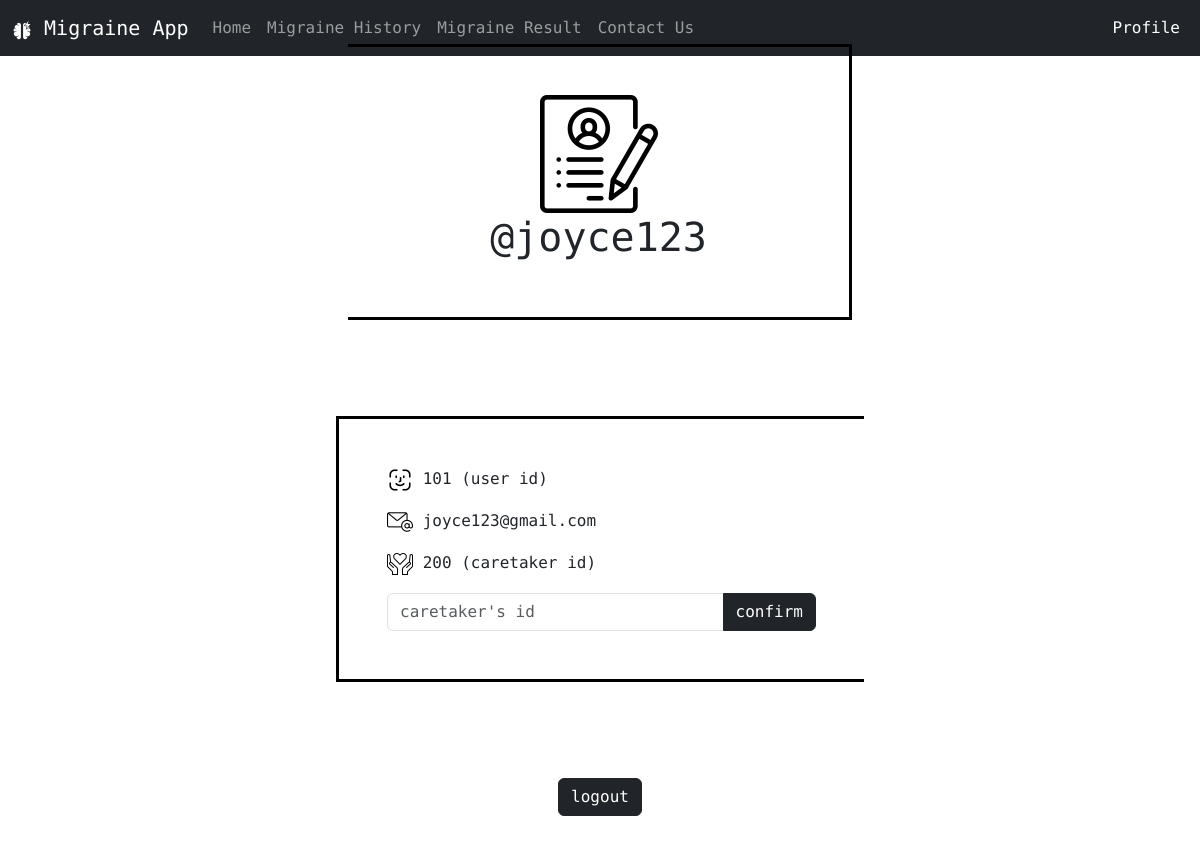
Page /profile (signed in) on the earlier database version.
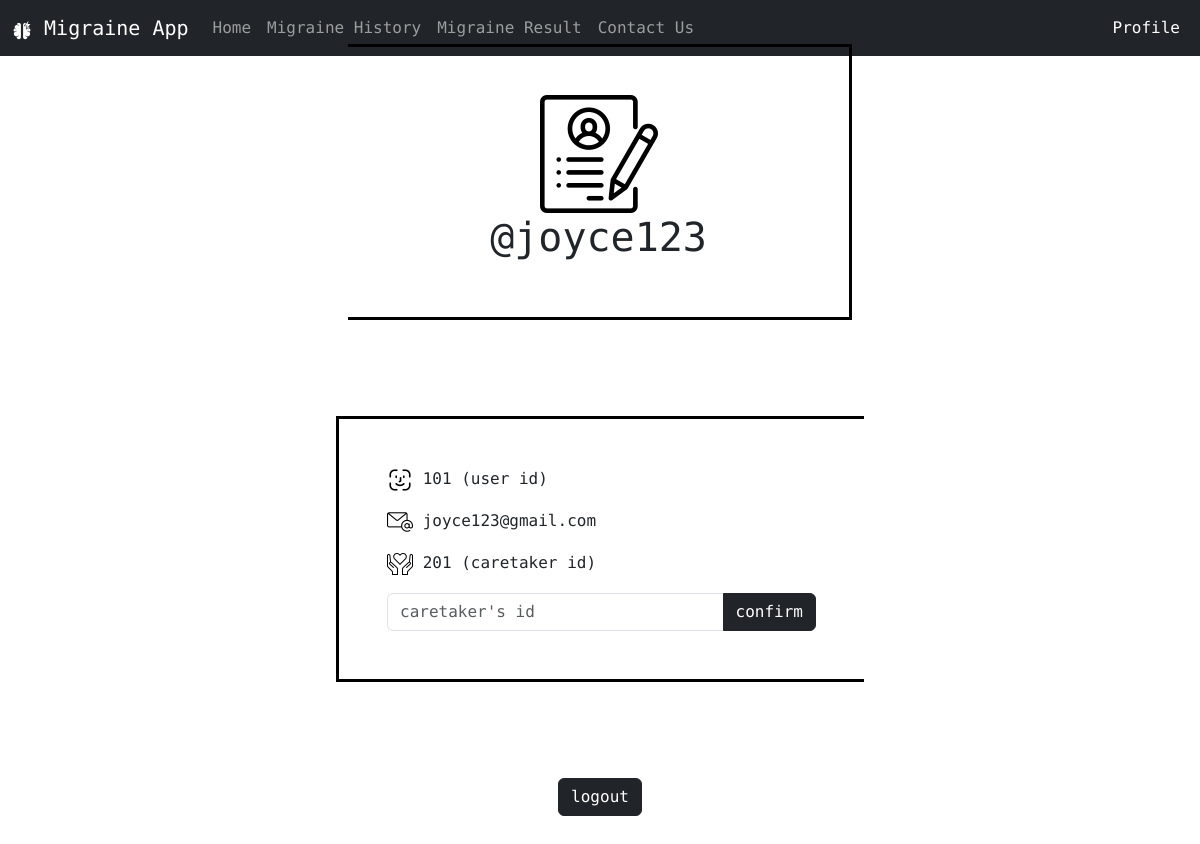
Same page on the later database version.
### website/models.py (models this page shows)
class User(db.Model, UserMixin):
    id = db.Column(db.Integer, primary_key=True, autoincrement=True)
    email = db.Column(db.String(150), unique=True)
    password = db.Column(db.String(150))
    name = db.Column(db.String(150))
    isActive = db.Column(db.Boolean, default=True)
    caretaker_id = db.Column(db.Integer, db.ForeignKey("caretaker.id"))
    caretaker = db.relationship("Caretaker", back_populates="user")

### website/views.py (the view, shortened to what this page needs)
@views.route("/profile", methods=["GET", "POST"])
@login_required
def profile():
    data = request.form
    information = User.query.filter_by(id=current_user.id).all()
    print(data)
    return render_template("profile.html", user=current_user, information=information)

### website/__init__.py (called while the page is built)
def create_app():
    app = Flask(__name__)
    app.config["SECRET_KEY"] = "heisenberg"
    app.config["SQLALCHEMY_DATABASE_URI"] = f"sqlite:///{DB_NAME}"
    db.init_app(app)
    from .views import views
    from .auth import auth
    app.register_blueprint(views, url_prefix="/")
    app.register_blueprint(auth, url_prefix="/")
    from .models import User, Caretaker, Admin
    create_database(app)
    login_manager = LoginManager()
    login_manager.login_view = "auth.login"
    login_manager.login_message = "User needs to be logged in to view this page"
    login_manager.login_message_category = "error"
    login_manager.init_app(app)
    @login_manager.user_loader
    def load_user(email):
        u = User.query.get(email)
        c = Caretaker.query.get(email)
        a = Admin.query.get(email)
        return u or c or a
    return app

### website/templates/profile.html (shortened to what this page needs)
{% extends 'base.html' %}
{% block profileActive %}
    nav-link active
{% endblock %}
{% block body %}
    {% for i in information %}
        <div class="position-absolute top-50 start-50 translate-middle">
            <div class="row">
                <div class="col">
                    <div class="text-center p-5 m-5 border border-start-0 border-black border-3">
                        <img src="../static/img/profile23%.png" alt="migraine logo">
                        <h1>@{{ i.name }}</h1>
                    </div>
                </div>
                <div class="col p-5 m-5 p-5 m-5 border border-end-0 border-black border-3">
                    <p><img src="../static/img/id.png" alt="migraine logo"> {{ i.id }} (user id)</p>
                    <p><img src="../static/img/email5%.png" alt="migraine logo"> {{ i.email }}</p>
                    <p><img src="../static/img/careid5%.png" alt="migraine logo"> {{ i.caretaker_id }} (caretaker id)</p>
                    <form action="" method="POST">
                        <div class="form-group">
                            <div class="input-group">
                                <input type="text" class="form-control" placeholder="caretaker's id" aria-label="caretaker id" aria-describedby="button-addon2" name="care_id">
                                <button class="btn btn-dark" type="submit" id="button-addon2">confirm</button>
                            </div>
                        </div>
                    </form>
                </div>
            </div>
            <div class="row">
                <div class="col">
                    <div class="text-center p-5">
                        <a class="btn btn-dark" href="/logout" role="button">logout</a>
                    </div>
                </div>
            </div>
        </div>
    {% endfor %}
{% endblock %}

Differences in the rows shown:
changed User "joyce123": caretaker_id "200" → "201"
